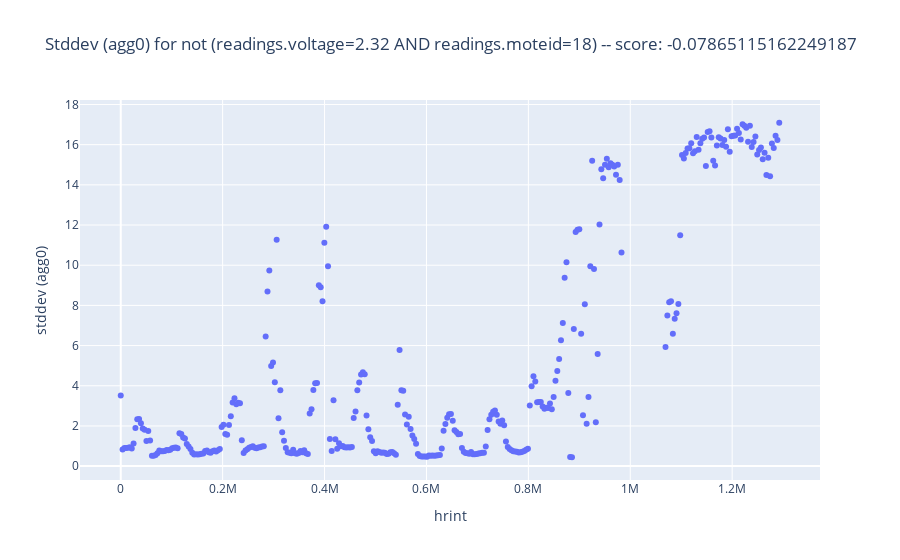
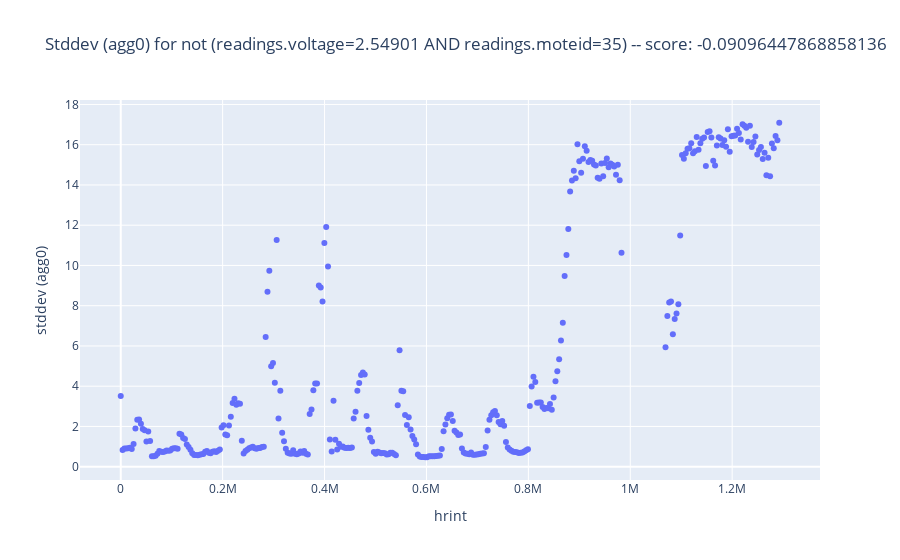
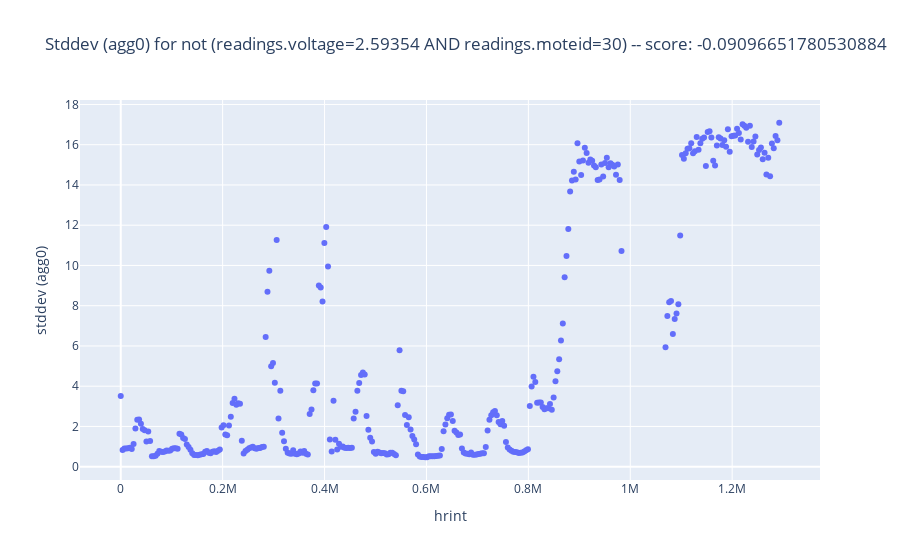

Notebook cell for these charts, in order:
### Code cell
################################
# Step 8 replot
################################
def plot_stddev_for_predicates(select_clause, gb_clause, predicates):
    # Create a figure with one subplot per predicate
    figs = []
    for v in predicates:
        p = ' AND '.join(v['clauses'])
        filtered_df = con.execute(select_clause + f" where not ({p})" + gb_clause).df() 
        name = f"not ({p}) -- score: {v['score']}"
        if filtered_df.empty:
            print(f"{name}: No data matched.")
            continue
        
        # Here we plot stddev values for the subset - you can customize plot type
        fig = go.Figure()
        fig.add_trace(go.Scatter(
            x=filtered_df['hrint'],
            y=filtered_df['agg0'],  # stddev values
            mode='markers',
            name=name
        ))
        fig.update_layout(title=f"Stddev (agg0) for {name} ", xaxis_title="hrint", yaxis_title="stddev (agg0)")
        figs.append(fig)
    
    # Display all figures sequentially
    for fig in figs:
        display(fig)

# Example usage
select_clause =  "SELECT hrint, stddev(temp) as agg0, avg(temp) as agg1  FROM readings AS readings "
gb_clause =  " GROUP BY hrint"

plot_stddev_for_predicates(select_clause, gb_clause, results)

### Figure 1 — Plotly figure (JSON) as saved in the notebook; plotly's stock layout.template omitted (floating-point values rounded to 4 significant figures; data arrays with more than 128 entries replaced by an {"elided": "..."} marker saying what was removed)
{"data": [{"mode": "markers", "name": "not (readings.voltage=2.32 AND readings.moteid=18) -- score: -0.07865115162249187", "type": "scatter", "x": {"elided": "337 int values"}, "y": {"elided": "337 float values"}}], "layout": {"autosize": true, "title": {"text": "Stddev (agg0) for not (readings.voltage=2.32 AND readings.moteid=18) -- score: -0.07865115162249187 "}, "xaxis": {"autorange": true, "range": [-82190.0, 1375000.0], "title": {"text": "hrint"}, "type": "linear"}, "yaxis": {"autorange": true, "range": [-0.9325, 18.47], "title": {"text": "stddev (agg0)"}, "type": "linear"}}}

### Figure 2 — Plotly figure (JSON) as saved in the notebook; plotly's stock layout.template omitted (floating-point values rounded to 4 significant figures; data arrays with more than 128 entries replaced by an {"elided": "..."} marker saying what was removed)
{"data": [{"mode": "markers", "name": "not (readings.voltage=2.54901 AND readings.moteid=35) -- score: -0.09096447868858136", "type": "scatter", "x": {"elided": "337 int values"}, "y": {"elided": "337 float values"}}], "layout": {"autosize": true, "title": {"text": "Stddev (agg0) for not (readings.voltage=2.54901 AND readings.moteid=35) -- score: -0.09096447868858136 "}, "xaxis": {"autorange": true, "range": [-82190.0, 1375000.0], "title": {"text": "hrint"}, "type": "linear"}, "yaxis": {"autorange": true, "range": [-0.903, 18.46], "title": {"text": "stddev (agg0)"}, "type": "linear"}}}

### Figure 3 — Plotly figure (JSON) as saved in the notebook; plotly's stock layout.template omitted (floating-point values rounded to 4 significant figures; data arrays with more than 128 entries replaced by an {"elided": "..."} marker saying what was removed)
{"data": [{"mode": "markers", "name": "not (readings.voltage=2.59354 AND readings.moteid=30) -- score: -0.09096651780530884", "type": "scatter", "x": {"elided": "337 int values"}, "y": {"elided": "337 float values"}}], "layout": {"autosize": true, "title": {"text": "Stddev (agg0) for not (readings.voltage=2.59354 AND readings.moteid=30) -- score: -0.09096651780530884 "}, "xaxis": {"autorange": true, "range": [-82190.0, 1375000.0], "title": {"text": "hrint"}, "type": "linear"}, "yaxis": {"autorange": true, "range": [-0.903, 18.46], "title": {"text": "stddev (agg0)"}, "type": "linear"}}}
